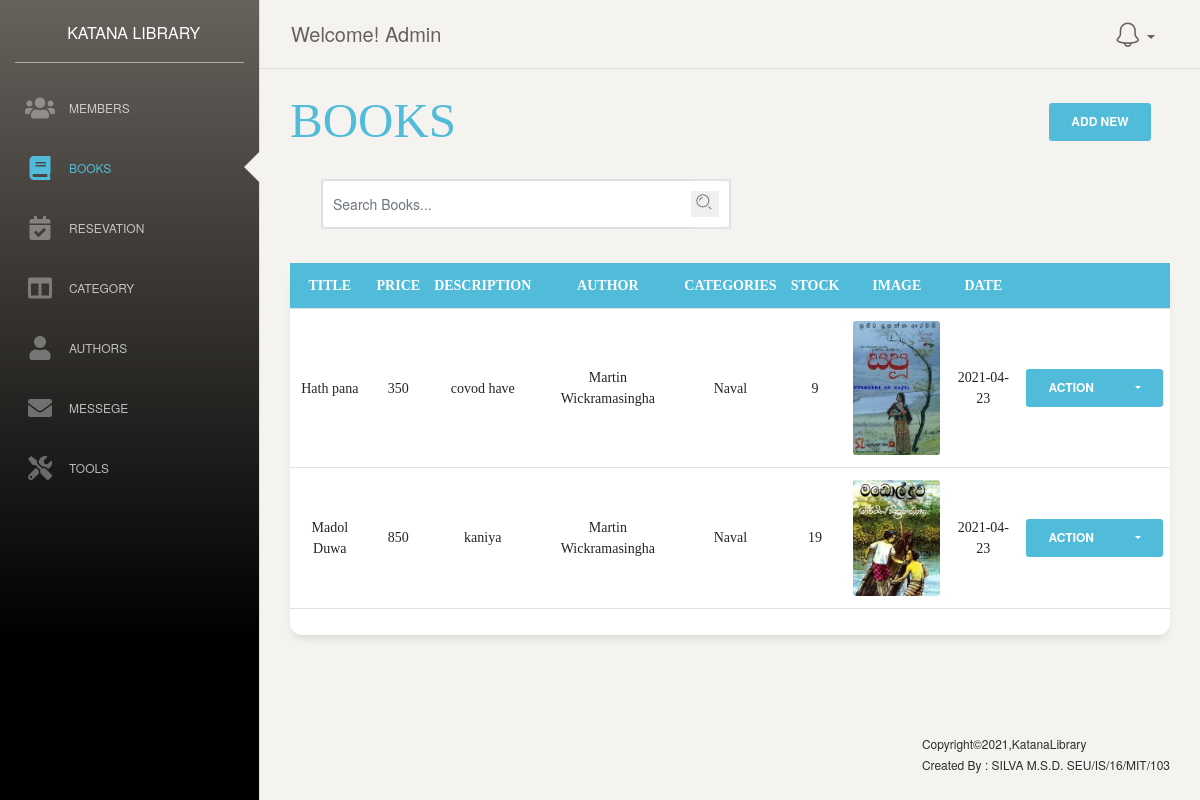
Page /admin/books.php (signed in) on the committed database.
### tables this page shows
CREATE TABLE `books` (
  `book_id` int(11) NOT NULL,
  `book_title` varchar(255) NOT NULL,
  `book_price` int(100) NOT NULL,
  `description` varchar(2000) NOT NULL,
  `author_id` int(255) NOT NULL,
  `cat_id` int(255) NOT NULL,
  `qnt` int(255) NOT NULL,
  `trn_date` date NOT NULL,
  `image` varchar(255) NOT NULL,
  `spc_price` int(255) NOT NULL
);

CREATE TABLE `author` (
  `author_id` int(11) NOT NULL,
  `author_name` varchar(255) NOT NULL,
  `email` varchar(255) NOT NULL,
  `phone` int(10) NOT NULL
);

CREATE TABLE `book_cat` (
  `cat_id` int(11) NOT NULL,
  `cat_name` varchar(255) NOT NULL,
  `cat_image` varchar(1000) NOT NULL
);

### admin/books.php (the view, shortened to what this page needs)
<?php
  require_once 'connection.php';
?>
<!doctype html>
<html lang="en">
<head>
  <link rel="stylesheet" href="https://pro.fontawesome.com/releases/v5.10.0/css/all.css"/>
<link href="https://cdn.jsdelivr.net/npm/bootstrap@5.0.0-beta3/dist/css/bootstrap.min.css" rel="stylesheet">
  <link href="./assets/css/bootstrap.min.css" rel="stylesheet" />
  <link href="./assets/css/paper-dashboard.css?v=2.0.1" rel="stylesheet" />
  <link href="./assets/demo/demo.css" rel="stylesheet" />
</head>
<body class="">
  <div class="wrapper ">
    <div class="sidebar" data-color="dark" data-active-color="info">
      <div class="logo">
        <a href="https://www.creative-tim.com" class="simple-text logo-mini">
        </a>
        <a href="index.php" class="simple-text logo-normal">
          KATANA LIBRARY
        </a>
      </div>
      <div class="sidebar-wrapper">
        <ul class="nav">
          <li>
            <a href="member.php">
              <i class="fas fa-users"></i>
              <p>Members</p>
            </a>
          </li>
          <li class="active ">
            <a href="books.php">
              <i class="fas fa-book"></i>
              <p>Books</p>
            </a>
          </li>
          <li>
          <li>
            <a href="res.php">
              <i class="fas fa-calendar-check"></i>
              <p>Resevation</p>
            </a>
          </li>
          <li>
            <a href="cat.php">
              <i class="fas fa-columns"></i>
              <p>Category</p>
            </a>
          </li>
          <li>
            <a href="author.php">
              <i class="fas fa-user"></i>
              <p>Authors</p>
            </a>
          </li>
          <li>
            <a href="messege.php">
              <i class="fas fa-envelope"></i>
              <p>Messege</p>
            </a>
          </li>
          <li>
            <a href="custom.php">
              <i class="fas fa-tools"></i>
              <p>Tools</p>
            </a>
          </li>
        </ul>
      </div>
    </div>
    <div class="main-panel" style="height: 100vh;">
     <?php require_once "nav.php"; ?>
      <div class="content" style="font-family: \"Times New Roman\",Times, serif;">
          <div class="row mt-5">
                <div class="col-md-12">
                <div class="row">
            <div class="col-md-10">
              <h1 class="text-info" style="font-family: \"Times New Roman\",Times, serif;"><a style="text-decoration:none;" class="text-info" href="books.php">BOOKS</a></h1>
            </div>
            <div class="col-md-2">
              <button type="button" class="btn btn-info" data-bs-toggle="modal" data-bs-target="#exampleModal">Add New</button>
            </div>
            <br><br>
          </div>
          <div class="row ml-3">
          <form class="col-md-6" method="POST">
              <div class="input-group border">
                <input type="text" value="" class="form-control" name="search_text" placeholder="Search Books...">
                <div class="input-group-append">
                  <div class="input-group-text">
                    <button type="submit" name="search" style="outline: 0; border: 0; padding:10; background-color:none;"><i class="nc-icon nc-zoom-split"></i></button>
                  </div>
                </div>
              </div>
            </form>
          </div>
            <div class="row">
            <div class="col-md-12 mt-4" style="font-family: \"Times New Roman\",Times, serif;">
                        <div class="card">
                            <div class="table-responsive">
                                <table class="table v-middle text-center">
                                    <thead>
                                        <tr class="bg-info">
                                            <th class="border-top-0 text-white">Title</th>
                                            <th class="border-top-0 text-white">Price</th>
                                            <th class="border-top-0 text-white">Description</th>
                                            <th class="border-top-0 text-white">Author</th>
                                            <th class="border-top-0 text-white">Categories</th>
                                            <th class="border-top-0 text-white">Stock</th>
                                            <th class="border-top-0 text-white">Image</th>
                                            <th class="border-top-0 text-white">Date</th>
                                            <th class="border-top-0 text-white"></th>
                                        </tr>
                                    </thead>
                                    <?php $count=1;
                                      $getBook = "SELECT * FROM books";
                                        if(isset($_POST['search'])){
                                          $search = $_REQUEST['search_text'];
                                          if(!empty($search)){
                                            $search_query = "SELECT * FROM books WHERE book_title like '%".$search."%'";
                                            $viewresult = mysqli_query($con,$search_query);
                                            if($viewresult){
                                            }else{
                                              echo '<h1>No Result found </h1>';
                                            }
                                          }else{ echo "<script>alert(\"Please Enter to Search\");window.location.href=\"books.php\"; </script>";}
                                        }else{
                                          $viewresult = mysqli_query($con, $getBook);
                                        }
                                      ?>
                                    <tbody>
                                      <?php while($row = mysqli_fetch_assoc($viewresult)) {
                                            $viewquery1 = " SELECT * FROM author where author_id='".$row['author_id']."'";
                                            $viewresult1 = mysqli_query($con,$viewquery1);
                                            $row1 = mysqli_fetch_assoc($viewresult1);
                                            $viewquery2 = " SELECT * FROM book_cat where cat_id='".$row['cat_id']."'";
                                            $viewresult2 = mysqli_query($con,$viewquery2);
                                            $row2 = mysqli_fetch_assoc($viewresult2);
                                            $image = $row['image'];
                                            $image_src = "upload/book/".$image;?>
                                        <tr>
                                            <td><?php echo $row['book_title']; ?></td>
                                            <td><?php echo $row['book_price']; ?></td>
                                            <td><?php echo $row['description']; ?></td>
                                            <td><?php echo $row1['author_name']; ?></td>
                                            <td><?php echo $row2['cat_name']; ?></td>
                                            <td><?php echo $row['qnt']; ?></td>
                                            <td><img width="100px" src='<?php echo $image_src; ?>'></td>
                                            <td><?php echo $row['trn_date']; ?></td>
                                            <td>
                                              <div class="btn-group">
                                                <button type="button" class="btn btn-info">Action</button>
                                                <button type="button" class="btn btn-info dropdown-toggle dropdown-toggle-split" data-toggle="dropdown" aria-haspopup="true" aria-expanded="false">
                                                </button>
                                              </div>
                                            </td>
                                        <?php   $count++; } ?>
                                    </tbody>
                                </table>
                            </div>
                        </div>
                    </div>
                </div>
            </div>
          </div>
        </div>
      <footer class="footer" style="position: absolute; bottom: 0; width: -webkit-fill-available;">
        <div class="container-fluid">
          <div class="row">
            <div class="credits ml-auto">
              <span class="copyright">
                Copyright©2021,KatanaLibrary  <br>Created By : SILVA M.S.D. SEU/IS/16/MIT/103
              </span>
            </div>
          </div>
        </div>
      </footer>
    </div>
  </div>
</body>
</html>

### rows in the picture
books: book_title "Hath pana", book_price "350", description "covod have", author.author_name "Martin Wickramasingha", cat.cat_name "Naval", qnt "9", image (picture), trn_date "2021-04-23"
books: book_title "Madol Duwa", book_price "850", description "kaniya", author.author_name "Martin Wickramasingha", cat.cat_name "Naval", qnt "19", image (picture), trn_date "2021-04-23"

### other values in the picture
$_SESSION['username'] "Admin"
